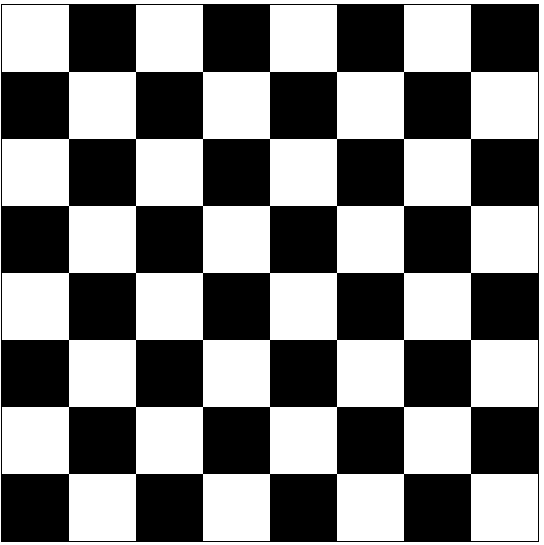
#> input picture python/old/code/image/chessboard.jpg, 544 x 545 px
$ python '4.2-1harris检测.py'
#> lines starting #> are read from the running program, lines starting #| are printed output that depends on the picture; after the words box and inside, x2 and y2 are one past the last pixel; in counts of white or black regions, pixels touching at a corner belong together
'''
小尺度检测角点,大尺度不能检测

Harris角点检测的思想是通过图像的局部的小窗口观察图像，角点的特征是窗口沿任意方向移动都会导致图像灰度的明显变化

在OpenCV中实现Hariis检测使用的API是：
    dst=cv.cornerHarris(src, blockSize, ksize, k)
参数：
    img：数据类型为 ﬂoat32 的输入图像。
    blockSize：角点检测中要考虑的邻域大小。
    ksize：sobel求导使用的核大小
    k ：角点检测方程中的自由参数，取值参数为 [0.04，0.06].
返回值:


'''

import numpy as np
import cv2 as cv
import matplotlib.pyplot as plt

# 1.读取图像
img = cv.imread('../image/chessboard.jpg')
#> img is the input picture: shape (545, 544, 3); 50.8% white; 1 black region, box (x1, y1, x2, y2) and area: (1, 4, 539, 542) 145796
# 2.1转化为灰度图像
gray = cv.cvtColor(img, cv.COLOR_BGR2GRAY)


# 2.角点检测
# 2.1输入的图像必须是float32
gray = np.float32(gray)

# 图像, 角点邻域大小, sober求导核大小, 点检测方程中的自由参数 0.04~0.05之间
dst = cv.cornerHarris(gray, 2, 3, 0.04)
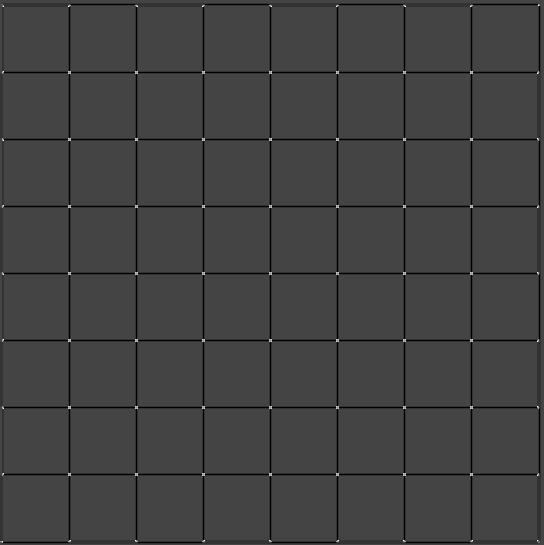
#> dst: shape (545, 544) float32; min -169130016, max 458335776, mean -6884181.5; drawn with min black and max white
print(dst)
#> (printed output is left out)


# 3.设置阈值,将角点绘制出来,阈值根据图像进行选择
# 获取坐标,改变颜色
img[dst > 0.001 * dst.max()] = [0, 0, 255]
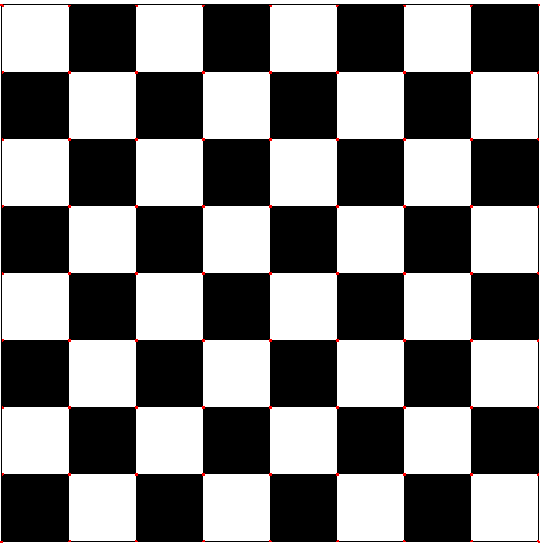
#> img: shape (545, 544, 3); 0.2% of pixels changed, all inside (x1, y1, x2, y2) = (0, 4, 540, 543)


# 4.图像显示
plt.imshow(img[:, :, ::-1]), plt.title("Harris角点检测")

# 解决中文显示问题
plt.rcParams['font.sans-serif'] = ['KaiTi']  # 指定默认字体
plt.rcParams['axes.unicode_minus'] = False  # 解决保存图像是负号'-'显示为方块的问题
plt.show()

$ run again, with python/old/code/image/arrows.jpg copied over python/old/code/image/chessboard.jpg
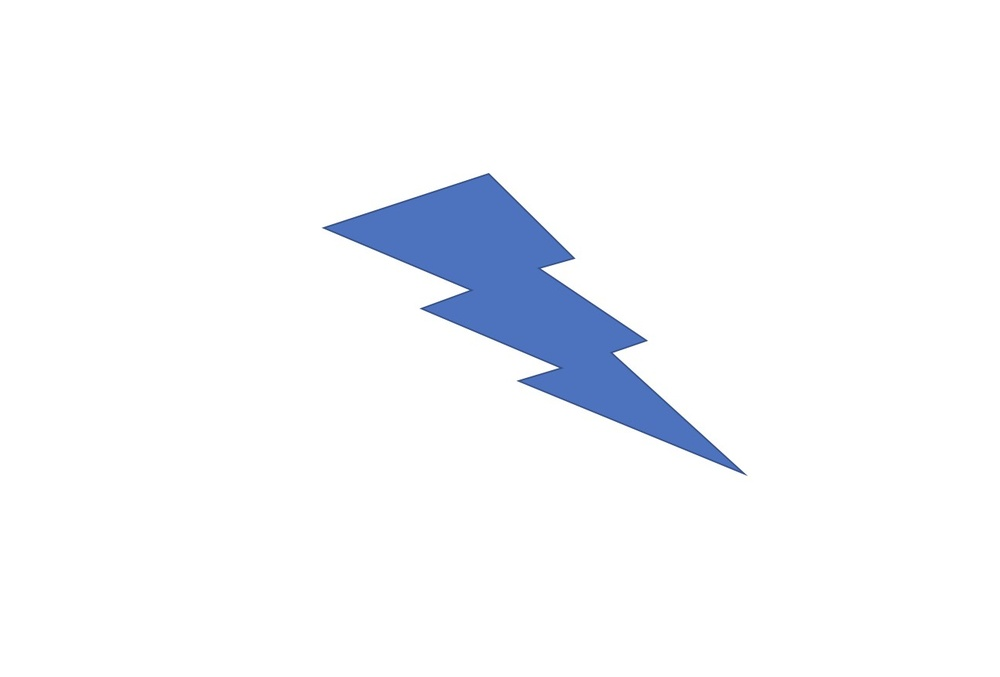
#> input picture python/old/code/image/arrows.jpg, 1000 x 677 px, shrunk from 1294 x 876 before the run
#> img is the input picture: shape (677, 1000, 3); mean B, G, R 251.5, 247.8, 245.9
#> `gray = cv.cvtColor(img, cv.COLOR_BGR2GRAY)`:
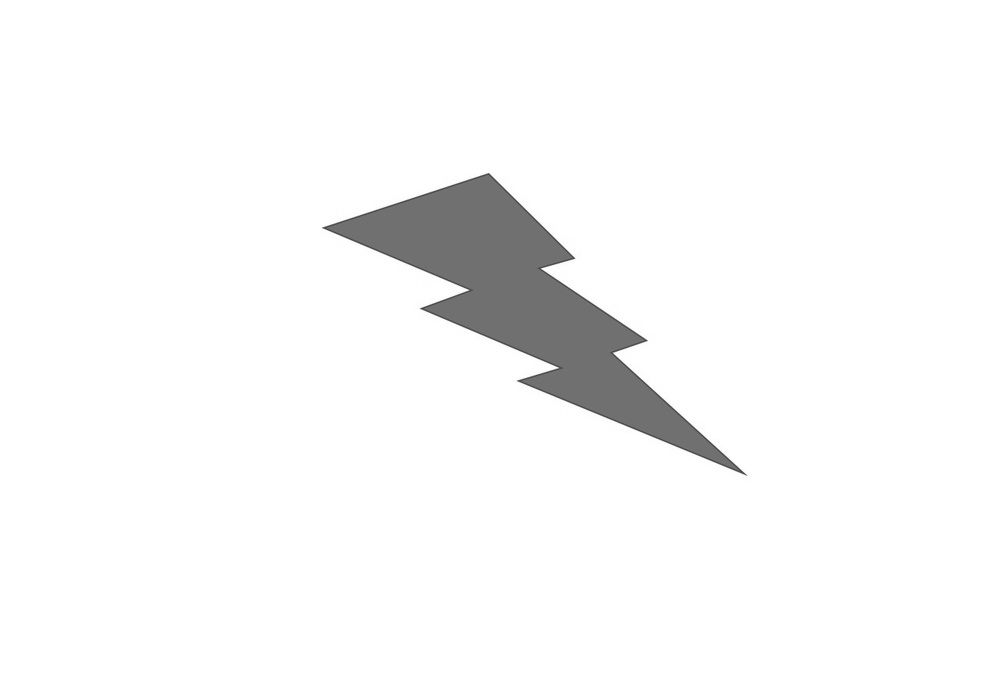
#> gray: shape (677, 1000); min 59, max 255, mean 247.6
#> `dst = cv.cornerHarris(gray, 2, 3, 0.04)`:
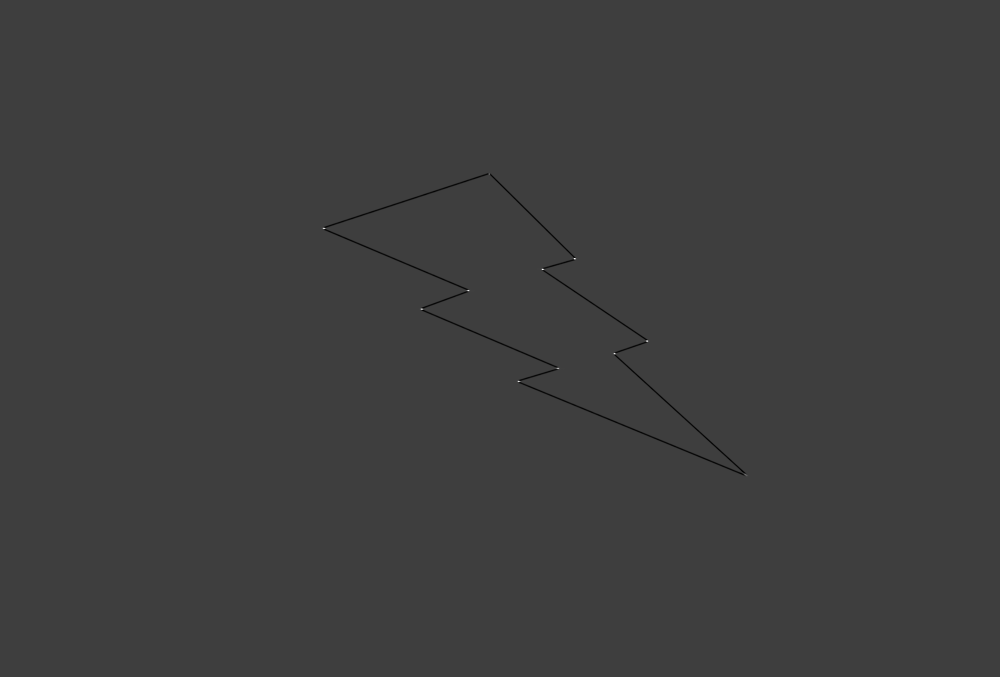
#> dst: shape (677, 1000) float32; min -23826612, max 72622000, mean -52977.4; drawn with min black and max white
#> (printed output is left out)
#> img: shape (677, 1000, 3); 0.02% of pixels changed, all inside (x1, y1, x2, y2) = (321, 173, 749, 477)
